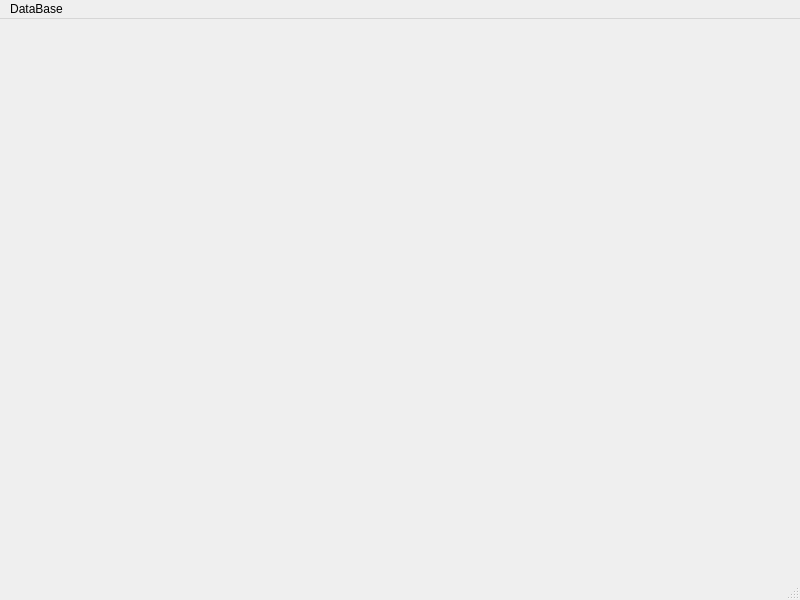
<?xml version="1.0" encoding="UTF-8"?>
<ui version="4.0">
 <class>MainWindow</class>
 <widget class="QMainWindow" name="MainWindow">
  <property name="geometry">
   <rect>
    <x>0</x>
    <y>0</y>
    <width>800</width>
    <height>600</height>
   </rect>
  </property>
  <property name="windowTitle">
   <string>MainWindow</string>
  </property>
  <widget class="QWidget" name="centralwidget"/>
  <widget class="QStatusBar" name="statusbar"/>
  <widget class="QMenuBar" name="menubar">
   <property name="geometry">
    <rect>
     <x>0</x>
     <y>0</y>
     <width>800</width>
     <height>24</height>
    </rect>
   </property>
   <widget class="QMenu" name="menuDataBase">
    <property name="title">
     <string>DataBase</string>
    </property>
    <addaction name="separator"/>
   </widget>
   <addaction name="menuDataBase"/>
  </widget>
 </widget>
 <resources/>
 <connections/>
</ui>
